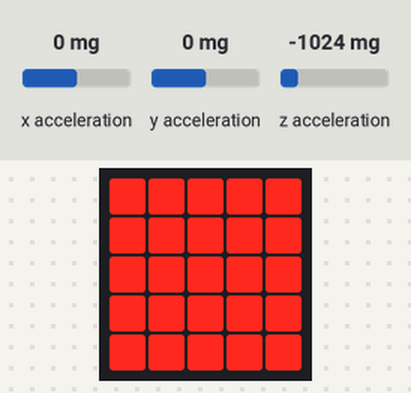
This program was run on a simulated BBC micro:bit (MakeCode). Shown: the board's 5×5 LED display. The test bench sets the inputs (shaded band); at power-on: x acceleration 0 mg, y acceleration 0 mg, z acceleration -1024 mg. Data-log rows are listed on the console; what the program prints to the serial console is not drawn.

Above: at 0.2 s.

The program:

main.ts
```typescript
basic.forever(function on_forever() {
    basic.showLeds(`
        # # # # #
                # # # # #
                # # # # #
                # # # # #
                # # # # #
    `)
    basic.showLeds(`
        . . . . .
                . . . . .
                . . . . .
                . . . . .
                . . . . .
    `)
})
basic.forever(function on_forever2() {
    datalogger.log(datalogger.createCV("x", input.acceleration(Dimension.X)))
    basic.pause(100)
})
basic.forever(function on_forever3() {
    datalogger.log(datalogger.createCV("y", input.acceleration(Dimension.Y)))
    basic.pause(100)
})
basic.forever(function on_forever4() {
    datalogger.log(datalogger.createCV("z", input.acceleration(Dimension.Z)))
    basic.pause(100)
})
```

test.ts
```typescript
// 在這裡測試；當此封包作為擴充功能時，將不會編譯此內容。
```
